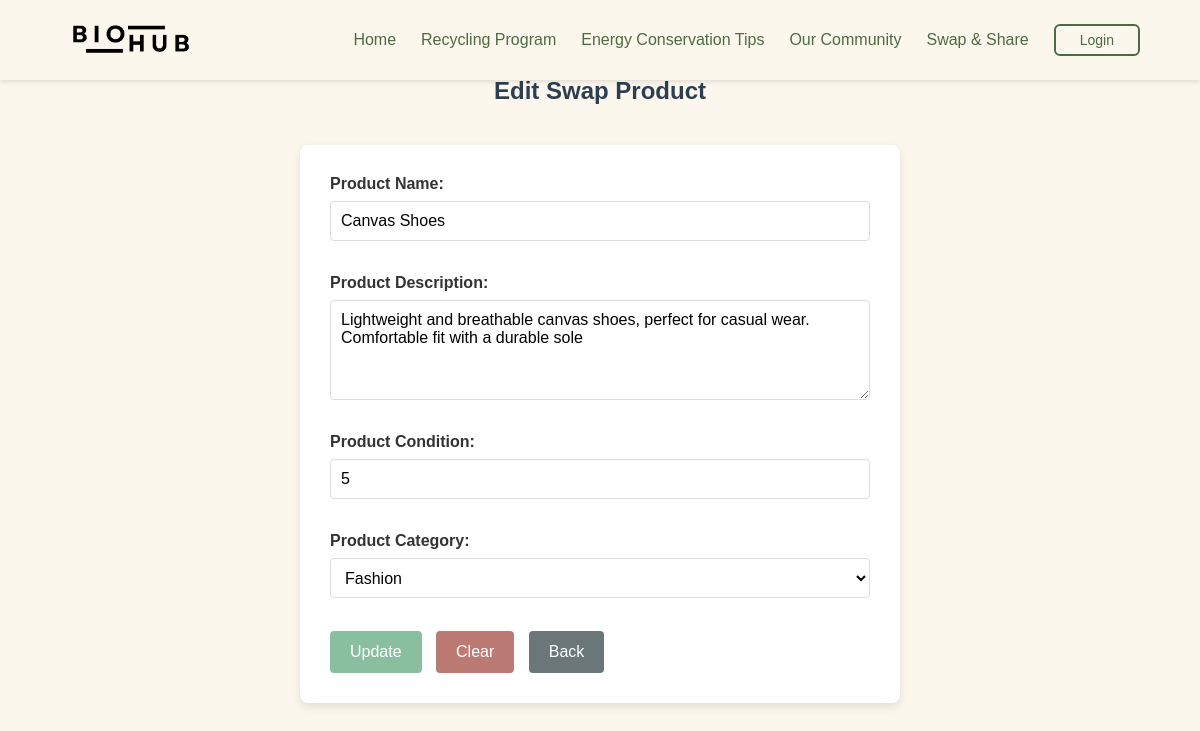
/edit_product.php?id=8, run on the app's committed database.
### tables this page shows
CREATE TABLE `product_swap` (
  `product_id` int(11) NOT NULL,
  `productName` varchar(50) NOT NULL,
  `productDescription` text NOT NULL,
  `productCondition` text NOT NULL,
  `productCategory` varchar(50) NOT NULL,
  `image` varchar(255) NOT NULL
);

### edit_product.php (the view, shortened to what this page needs)
<?php
$host = "localhost";
$db_user = "root";
$db_pass = "";
$db_name = "biohub_database";
$conn = new mysqli($host, $db_user, $db_pass, $db_name);
if (isset($_GET['id'])) {
    $product_id = $_GET['id'];
    $sql = "SELECT * FROM product_swap WHERE product_id='$product_id'";
    $result = $conn->query($sql);
    $product = $result->fetch_assoc();
}
?>
<?php
include 'adminheader.php';
?>
<!DOCTYPE html>
<link rel="stylesheet" href="main.css">
<head>
</head>
<form-body class="edit-swap-product-form">
<h2>Edit Swap Product</h2>
<form method="post">
    <label for="productName">Product Name:</label>
    <input type="text" name="productName" id="productName" value="<?php echo htmlspecialchars($product['productName']); ?>" required><br><br>
    <label for="productDescription">Product Description:</label>
    <textarea name="productDescription" id="productDescription" required><?php echo htmlspecialchars($product['productDescription']); ?></textarea><br><br>
    <label for="product_condition">Product Condition:</label>
    <input type="text" name="product_condition" id="product_condition" value="<?php echo htmlspecialchars($product['productCondition']); ?>" required><br><br>
    <label>Product Category:</label>
    <select name="product_category" required>
        <option value="Fashion" <?php if($product['productCategory'] == "Fashion") echo "selected"; ?>>Fashion</option>
    </select>
    <br><br>
    <input type="submit" value="Update">
    <input type="reset" value="Clear">
    <button type="button" onclick="window.location.href='admin_product_database.php'">Back</button>
</form>
</form-body>
</html>

### edit_product.php (style rules this page uses)
.edit-swap-product-form { font-family: 'Arial', sans-serif; background-color: #FCF7EC; margin: 0; padding: 0; display: flex; flex-direction: column; align-items: center; justify-content: center; min-height: 100vh; color: #333; }
form { background-color: white; padding: 30px; border-radius: 8px; box-shadow: 0 4px 10px rgba(0, 0, 0, 0.1); width: 90%; max-width: 600px; margin: 20px 0; }
h2 { text-align: center; color: #2c3e50; margin-bottom: 20px; }
label { display: block; margin-bottom: 8px; font-weight: bold; }
input[type="text"], textarea, select { width: 100%; padding: 10px; margin-bottom: 15px; border: 1px solid #ddd; border-radius: 4px; box-sizing: border-box; font-size: 16px; }
textarea { min-height: 100px; resize: vertical; }
select { height: 40px; background-color: white; }
input[type="submit"], input[type="reset"], button { background-color: #3498db; color: white; border: none; padding: 12px 20px; margin-right: 10px; border-radius: 4px; cursor: pointer; font-size: 16px; transition: background-color 0.3s; }
input[type="submit"] { background-color:rgb(137, 190, 159); }
input[type="reset"] { background-color:rgb(187, 123, 116); }
button { background-color:rgb(106, 118, 119); }

### data on the page
product_swap: productName "Canvas Shoes", productDescription "Lightweight and breathable canvas shoes, perfect for casual wear. Comfortable fit with a durable sole", product_condition "5", product_category "Fashion"
